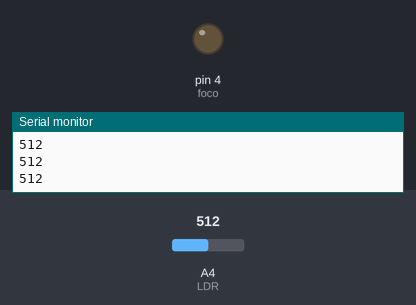
Bench run of a sketch on a simulated Arduino Uno, built with avr-gcc and run on an emulated ATmega328P. On the bench: output pins drawn as LEDs (lit = HIGH), the last lines printed to the serial monitor. The inputs (shaded band) are chosen by the test bench; at power-on: A4 (LDR) = 512.

Above: at 1.2 s.
1.3 s: A4 (LDR) set to 107
2.8 s: A4 (LDR) set to 89
At 4.1 s:
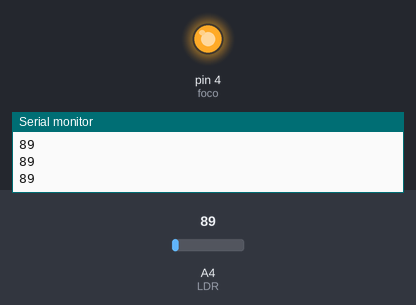
4.4 s: A4 (LDR) set to 120
At 5.5 s:
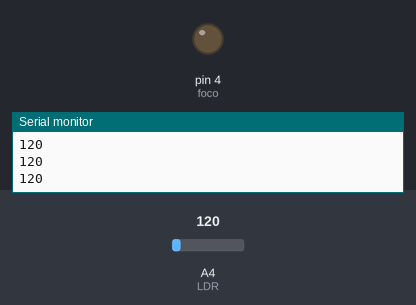
6.0 s: A4 (LDR) set to 90
At 6.9 s:
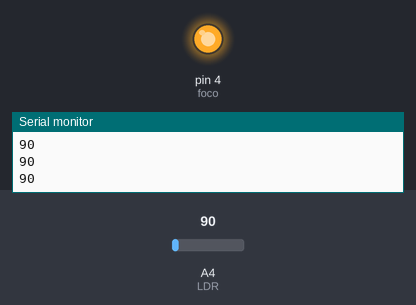
Timing chart, 0 to 8.6 s (numbered marks = the images above; inputs shaded):
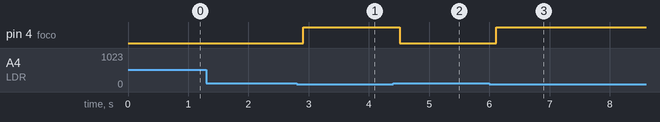

The sketch:

PRACTICA41.ino
```cpp
#define LDR A4
#define foco 4
int lectura;
boolean ACTIVADO=0;
void setup() {
pinMode (LDR, INPUT);
Serial.begin(9600);
pinMode (foco, OUTPUT);
}

void loop() {
lectura = analogRead(foco);
Serial.println(lectura);
delay(100);
if (lectura < 100){
 digitalWrite(foco,HIGH);
 }
if(lectura > 110){
digitalWrite(foco,LOW);
 }
/*
if (digitalRead (LDR) == 1) {
ACTIVADO = !ACTIVADO;

 

  if(ACTIVADO == 1){
digitalWrite(foco, LOW);
  }
  else{
  digitalWrite(foco, HIGH);
  }
}*/
}
```

Measured:
- the behaviour switches between 100 and 99 on A4 (LDR) (found by bisection; images 0 and 1)
- after the input at 2.8 s, pin 4 (foco): LOW → HIGH after 0.11 s
- after the input at 4.4 s, pin 4 (foco): HIGH → LOW after 0.11 s
- after the input at 6.0 s, pin 4 (foco): LOW → HIGH after 0.12 s
